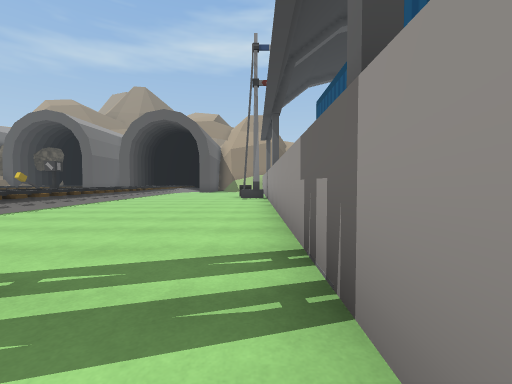
View 1 (above)

15 first-person views from a walk through a 3-D level made in the Unity game engine. The camera is 1.2 m above the floor, tilts 2° down and sees 90° across. The floor is counted in squares, 2 m on a side. Each view is taken from the middle of a square. On the plan, view 1 faces up. The plan holds only what a view shows up to about 9 squares ahead; the rest is blank. The place goes on beyond the plan. Some surface patterns are stand-ins.

View 2
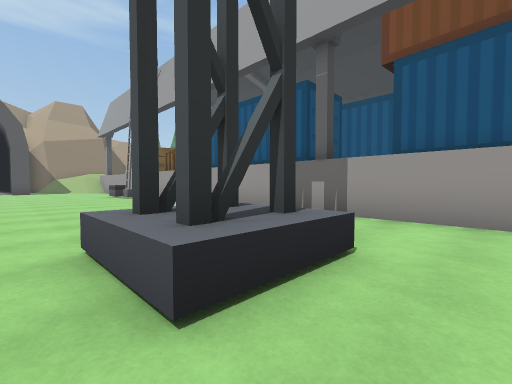

View 3
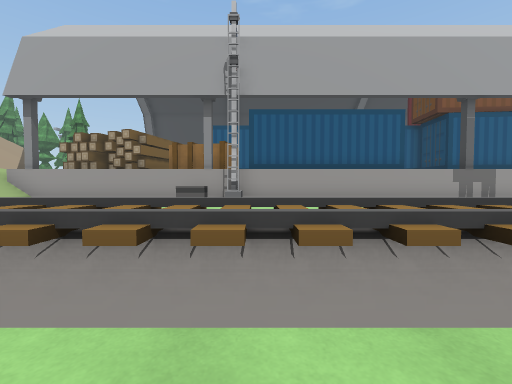

View 4
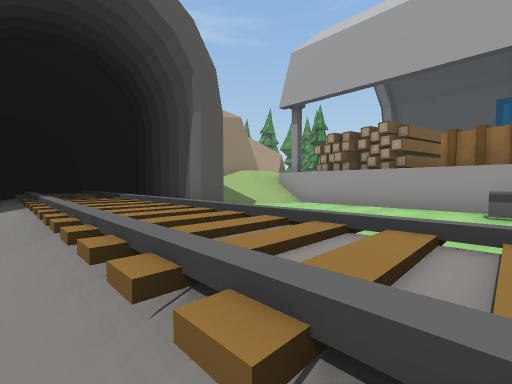

View 5
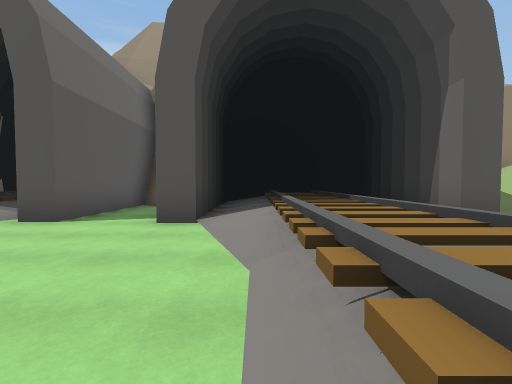

View 6
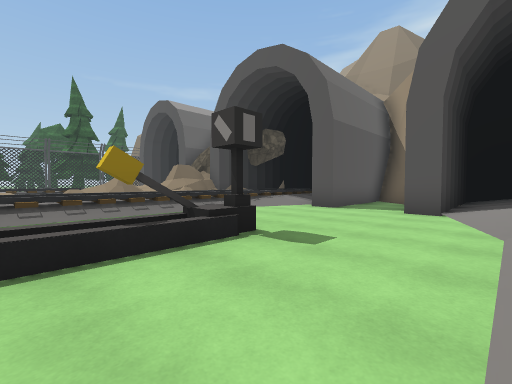

View 7
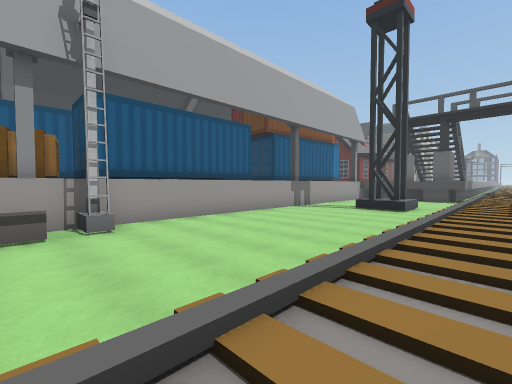

View 8
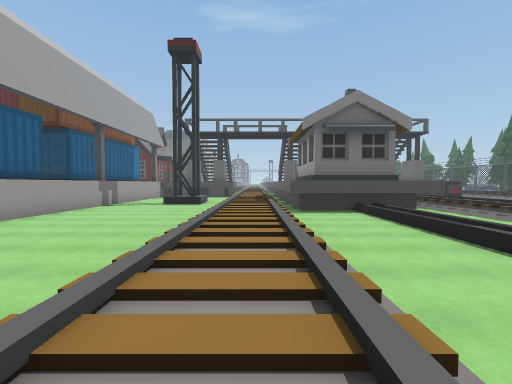

View 9
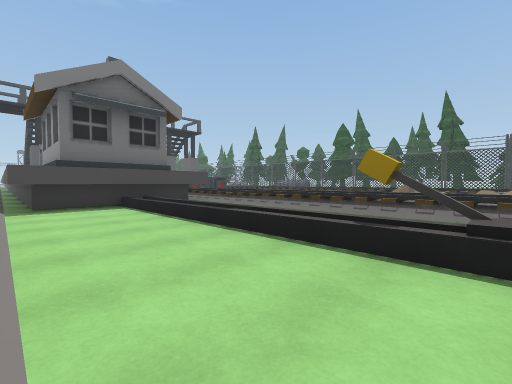

View 10
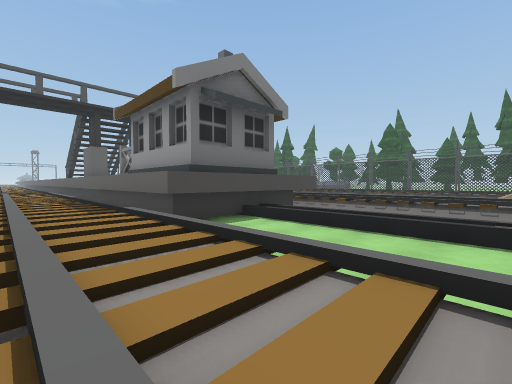

View 11
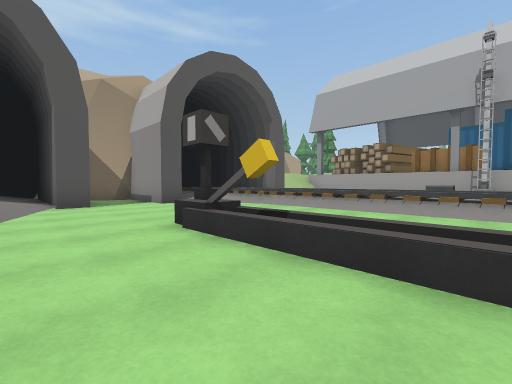

View 12
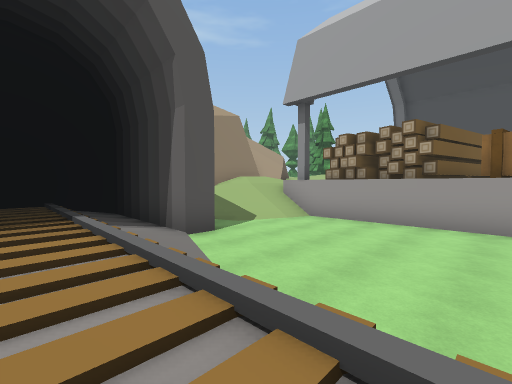

View 13
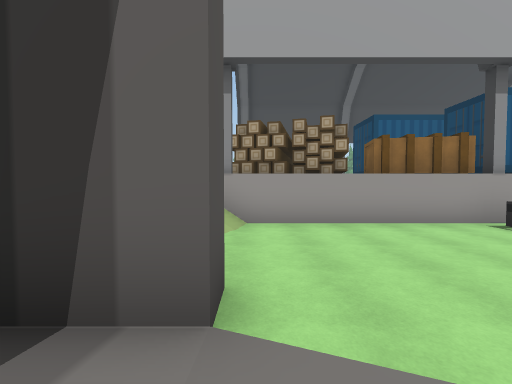

View 14
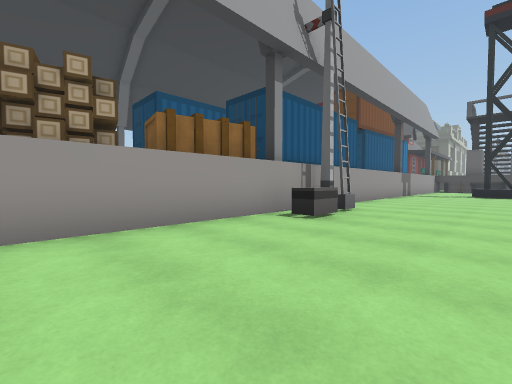

View 15
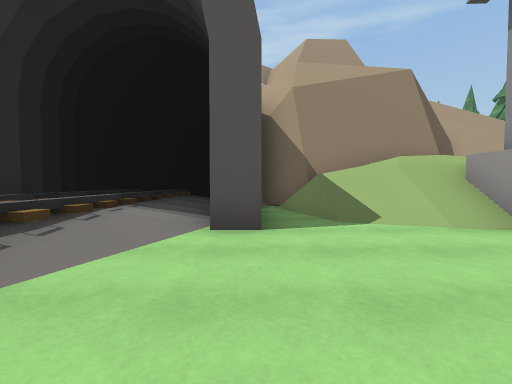

### Floor plan
Key: @ floor where view 1 was taken; # wall or solid block; . main floor; : floor 0.25 m higher than the main floor; + floor 0.5 m higher than the main floor; * floor 0.75 m higher than the main floor; % floor 2.25 m higher than the main floor; / step, stairs or slope; = window, fence, low wall or low ledge; ^ raised ledge; C container; O other object.
Columns run from 12 left of view 1 to 6 right of it. Each row starts with its distance up from view 1.
 21 ##  ######
 20 +####++/:######
 19 +#.##+*/:##/%
 18 +#..#+*/:#=//%
 17 +#..#+*/:#.//#/
 16 +....++/:....###
 15 :....:+/.....####
 14 .....:*/.....####
 13 .....:*/.....######
 12 ..#..:*/.....#OOO
 11 ..#..:*/....^#O  CC
 10 .....:+/....##OO C
  9 .....:+/.....#CCCC
  8 . ...:*/.....#CC
  7 . ...:*/.....#C
  6 . ...:*/.....#C
  5 . ...:+/.....#C
  4 ^#####+/.....#C
  3     ##*/.....#CCCC
  2     ##*/.....#   C
  1     ##*/.^^..# C
  0     ##+/.^^.@# C
 -1     ##+/.....# C

Where each view was taken, in squares from view 1:
view 1: 0 up, 0 right, facing up
view 2: 1 down, 4 left, facing up-right
view 3: 9 up, 8 left, facing right
view 4: 11 up, 7 left, facing up-right
view 5: 12 up, 7 left, facing up
view 6: 10 up, 7 left, facing up-left
view 7: 11 up, 6 left, facing down-right
view 8: 13 up, 6 left, facing down
view 9: 12 up, 7 left, facing down-left
view 10: 9 up, 5 left, facing down-left
view 11: 9 up, 12 left, facing up-right
view 12: 12 up, 6 left, facing up-right
view 13: 16 up, 5 left, facing right
view 14: 15 up, 3 left, facing down-right
view 15: 13 up, 3 left, facing up
